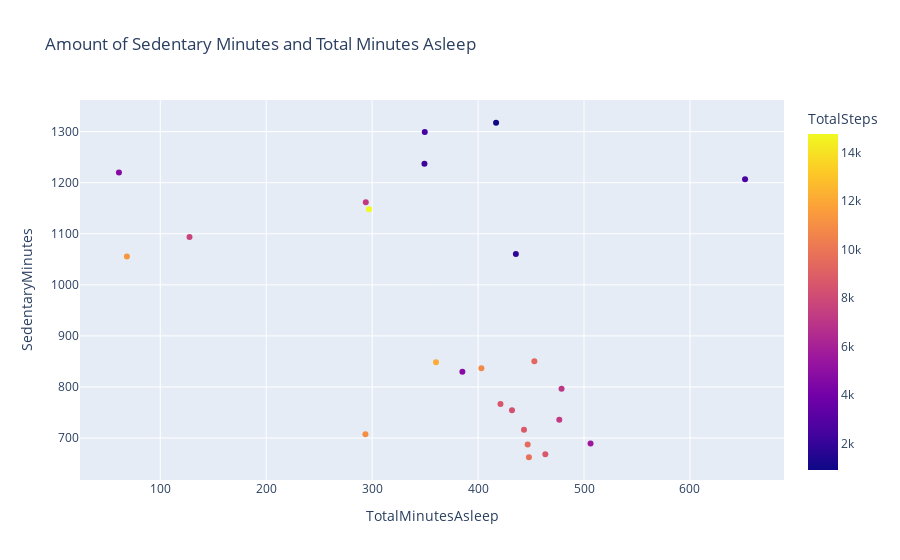

Here is the notebook cell this chart was saved with:
### Code cell
# Note: Average data
px.scatter(combined_df,x='TotalMinutesAsleep', y='SedentaryMinutes', 
           title='Amount of Sedentary Minutes and Total Minutes Asleep',
           color='TotalSteps')

### Figure 1 — Plotly figure (JSON) as saved in the notebook; plotly's stock layout.template omitted (floating-point values rounded to 4 significant figures)
{"data": [{"hovertemplate": "TotalMinutesAsleep=%{x}<br>SedentaryMinutes=%{y}<br>TotalSteps=%{marker.color}<extra></extra>", "legendgroup": "", "marker": {"color": [12120.0, 7283.0, 2580.0, 916.1, 5567.0, 4717.0, 9520.0, 10980.0, 2267.0, 7269.0, 10810.0, 4797.0, 7685.0, 8572.0, 8613.0, 8304.0, 7047.0, 2520.0, 9795.0, 11320.0, 9372.0, 14760.0, 8718.0, 1854.0], "coloraxis": "coloraxis", "symbol": "circle"}, "mode": "markers", "name": "", "orientation": "v", "showlegend": false, "type": "scatter", "x": [360.3, 294, 652, 417, 506.2, 61, 446.8, 293.6, 349.4, 476.7, 403.1, 385.2, 127.6, 421.1, 463.5, 432, 478.8, 349.7, 448, 68.5, 453.1, 297, 443.3, 435.7], "xaxis": "x", "y": [848.2, 1162.0, 1207.0, 1317.0, 689.4, 1220.0, 687.2, 707.5, 1237.0, 735.8, 836.7, 829.9, 1094.0, 766.4, 668.4, 754.4, 796.3, 1299.0, 662.3, 1055.0, 850.5, 1148, 716.1, 1060.0], "yaxis": "y"}], "layout": {"coloraxis": {"colorbar": {"title": {"text": "TotalSteps"}}, "colorscale": [[0, "#0d0887"], [0.1111, "#46039f"], [0.2222, "#7201a8"], [0.3333, "#9c179e"], [0.4444, "#bd3786"], [0.5556, "#d8576b"], [0.6667, "#ed7953"], [0.7778, "#fb9f3a"], [0.8889, "#fdca26"], [1, "#f0f921"]]}, "legend": {"tracegroupgap": 0}, "title": {"text": "Amount of Sedentary Minutes and Total Minutes Asleep"}, "xaxis": {"anchor": "y", "domain": [0, 1], "title": {"text": "TotalMinutesAsleep"}}, "yaxis": {"anchor": "x", "domain": [0, 1], "title": {"text": "SedentaryMinutes"}}}}
